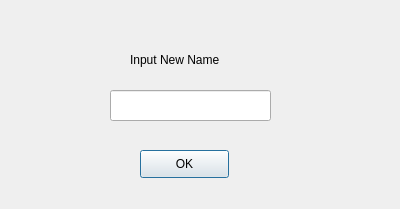
<?xml version="1.0" encoding="UTF-8"?>
<ui version="4.0">
 <class>editName</class>
 <widget class="QDialog" name="editName">
  <property name="geometry">
   <rect>
    <x>0</x>
    <y>0</y>
    <width>400</width>
    <height>209</height>
   </rect>
  </property>
  <property name="windowTitle">
   <string>Edit Name</string>
  </property>
  <widget class="QLineEdit" name="id_input">
   <property name="geometry">
    <rect>
     <x>110</x>
     <y>90</y>
     <width>161</width>
     <height>31</height>
    </rect>
   </property>
  </widget>
  <widget class="QPushButton" name="pushButton">
   <property name="geometry">
    <rect>
     <x>140</x>
     <y>150</y>
     <width>89</width>
     <height>28</height>
    </rect>
   </property>
   <property name="cursor">
    <cursorShape>PointingHandCursor</cursorShape>
   </property>
   <property name="text">
    <string>OK</string>
   </property>
  </widget>
  <widget class="QLabel" name="label">
   <property name="geometry">
    <rect>
     <x>130</x>
     <y>50</y>
     <width>131</width>
     <height>20</height>
    </rect>
   </property>
   <property name="text">
    <string>Input New Name</string>
   </property>
  </widget>
 </widget>
 <resources/>
 <connections/>
</ui>
